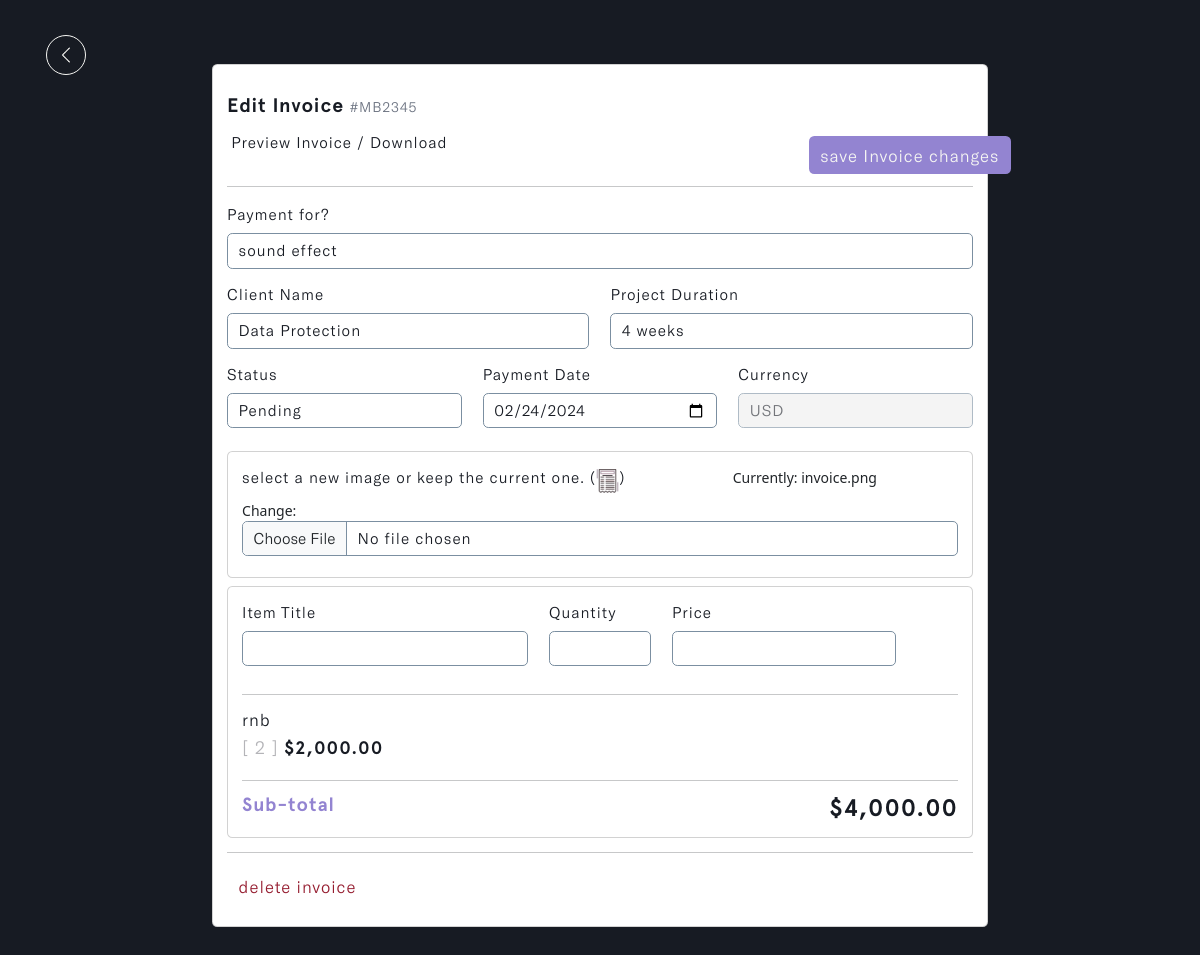
The page /invoice/cac9f36a256446ad8d9d7d3da38fd64a (signed in) on the database as committed earlier.
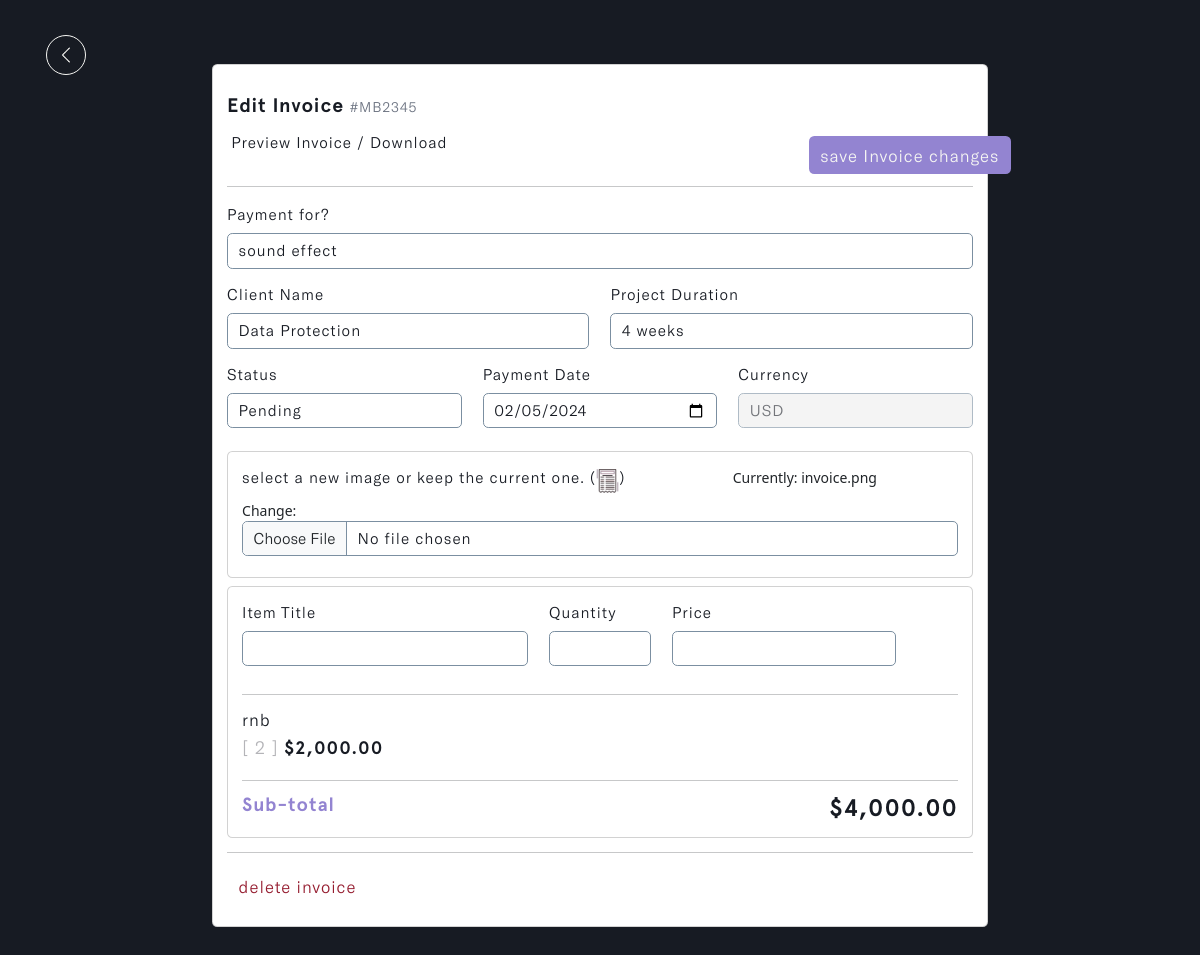
The same page on the database as committed later.
### invoice/models.py (models this page shows, shortened)
class Invoice(models.Model):
    STATUS = (
        ('Pending', 'Pending'),
        ('Paid', 'Paid')
    )
    CURRENCY = (
        ('USD', 'USD'),
        ('GHS', 'GHS'),
        ('GBP', 'GBP'),
        ('EUR', 'EUR'),
        ('NGN', 'NGN'),
    )
    account_owner = models.ForeignKey(Profile, on_delete=models.CASCADE)
    project_name = models.CharField(max_length=255)
    project_duration = models.CharField(max_length=50)
    client_name = models.ForeignKey(Client, on_delete=models.CASCADE, to_field='name', related_name='invoice',
                                    help_text='Select a client for this entry.')
    invoice_status = models.CharField(max_length=200, choices=STATUS)
    payment_date = models.DateField(max_length=200, null=True)
    currency = models.CharField(max_length=200, choices=CURRENCY)
    invoice_image = models.ImageField(null=True, blank=True, upload_to='invoice_image/', default='invoice.png')
    client_note = models.TextField(max_length=100000, null=True, blank=True)
    total = models.IntegerField(default=0, null=True, blank=True)
    updated_time_stamp = models.DateTimeField(auto_now=True)
    created_time_stamp = models.DateTimeField(auto_now_add=True)
    id = models.UUIDField(default=uuid.uuid4, primary_key=True, unique=True, editable=False)
    @property
    def invoiceImageURL(self):
        try:
            url = self.invoice_image.url
        except:
            url = ''
        return url
    class Meta:
        ordering = ['-updated_time_stamp']

### invoice/views.py (the view, shortened to what this page needs)
# urls.py: path('invoice/<str:pk>', views.edit_invoice, name='invoice-details'),
@login_required(login_url='login')
def edit_invoice(request, pk):
    profile = request.user.profile
    invoice = profile.invoice_set.get(id=pk)
    display_items = invoice.items.all()
    items_total = invoice.items.aggregate(total=Sum('total'))['total']
    form = InvoiceCreationForm(request.user, instance=invoice)
    context = {
        'form': form,
        'invoice': invoice,
        'display_items': display_items,
        'items_total': items_total,
    }
    return render(request, 'invoice/invoice-details.html', context)

### invoice/forms.py
class InvoiceCreationForm(ModelForm):
    payment_date = forms.DateField(widget=DateInput)
    class Meta:
        model = Invoice
        fields = ['project_name', 'project_duration', 'client_name',
                  'invoice_status', 'payment_date', 'currency', 'invoice_image',
                  'client_note']
    def __init__(self, user, *args, **kwargs):
        super(InvoiceCreationForm, self).__init__(*args, **kwargs)
        self.fields['invoice_status'].widget.choices = [('', 'Choose status')] + list(self.fields['invoice_status'].widget.choices)
        self.fields['currency'].widget.choices = [('', 'Choose currency')] + list(self.fields['currency'].widget.choices)
        self.fields['client_name'].queryset = Client.objects.filter(account_owner=user.profile)
        self.fields['currency'].widget.attrs.update({'id': 'currency_field'})
        for name, field in self.fields.items():
            field.widget.attrs.update({'class': 'input form-control'})

### invoice/models.py (called while the page is built)
    def __str__(self):
        return self.name

### invoice/templates/invoice/invoice-details.html (shortened to what the changed rows need)
{% load static %}
{% load humanize %}
<!DOCTYPE html>
<html lang="en" class="js has-scroll-init has-scroll-smooth">
  <head>
    <link rel="stylesheet" href="{% static '/css/bootstrap.min.css' %}" />
    <link rel="stylesheet" href="{% static '/css/invoice-details.css' %}" />
    <link
      rel="stylesheet"
      href="https://maxcdn.bootstrapcdn.com/font-awesome/4.5.0/css/font-awesome.min.css"
    />
  </head>
  <body
    id="pageTop"
    class="page-content"
    data-spy="scroll"
    data-target="#mainNav"
  >
    <main>
      <div data-scroll class="page page--layout-2" id="main">
        <div id="invoice--details-hero">
          <div class="container-fluid">
            <div class="invoice--details-intro">
              <div class="card d-flex mx-auto" id="main--card">
                <div class="card-body">
                  <form action="" method="POST" enctype="multipart/form-data">
                    <div class="row">
                      <div class="col-md-12">
                        <div class="mb-3">
                          <label
                            for="exampleFormControlInput1"
                            class="form-label"
                            >Payment for?</label
                          >
                          {{form.project_name}}
                        </div>
                      </div>
                      <div class="col-md-6">
                        <div class="mb-3">
                          <label for="exampleClientName" class="form-label"
                            >Client Name</label
                          >
                          {{form.client_name}}
                        </div>
                      </div>
                      <div class="col-md-6">
                        <div class="mb-3">
                          <label for="exampleProjectDuration" class="form-label"
                            >Project Duration</label
                          >
                          {{form.project_duration}}
                        </div>
                      </div>
                      <div class="col-md-4">
                        <div class="mb-3">
                          <label for="exampleInvoiceStatus" class="form-label"
                            >Status</label
                          >
                          {{form.invoice_status}}
                        </div>
                      </div>
                      <div class="col-md-4">
                        <div class="mb-3">
                          <label for="exampleInvoiceDate" class="form-label"
                            >Payment Date</label
                          >
                          {{form.payment_date}}
                        </div>
                      </div>
                      <div class="col-md-4">
                        <div class="mb-3">
                          <label for="exampleCurrency" class="form-label"
                            >Currency</label
                          >
                          {{ form.currency }}
                        </div>
                      </div>
                      <div class="col-md-12">
                        <div class="card" id="invoice--img-card">
                          <div class="card-body">
                            <div class="mb-3">
                              <label for="formFile" class="form-label">
                                select a new image or keep the current one.
                                (<img
                                  src="{{invoice.invoiceImageURL}}"
                                  class="img-fluid"
                                  id="invoice--img-default"
                                  alt="invoice--img-default"
                                />)
                              </label>
                              {{form.invoice_image}}
                            </div>
                          </div>
                        </div>
                      </div>
                    </div>
                  </form>
                </div>
              </div>
            </div>
          </div>
        </div>
      </div>
    </main>
  </body>
</html>

Rows that differ between the two databases and show on the page:
changed Invoice "sound effect": payment_date "02/24/2024" → "02/05/2024"
